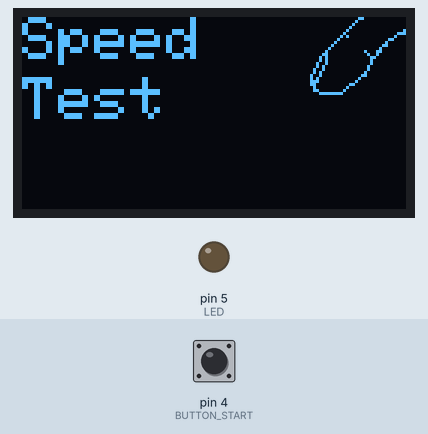
This sketch was run on a simulated Arduino Nano, built with avr-gcc and run on an emulated ATmega328P. Shown: 128×64 one-colour display, output pins drawn as LEDs (lit = HIGH). Inputs (shaded band) come from the test bench; at power-on: pin 4 (BUTTON_START) HIGH. Random numbers use the default seed unless the sketch sets one; what the sketch prints to the serial monitor is not drawn.

Above: at 4.4 s.
4.5 s: pin 4 (BUTTON_START) pulled LOW for 1 s
At 5.8 s:
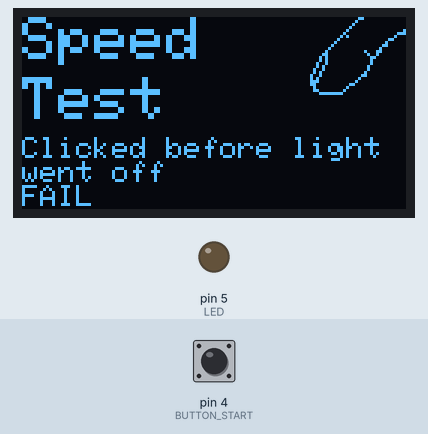
7.0 s: pin 4 (BUTTON_START) pulled LOW for 3.2 s
At 8.0 s:
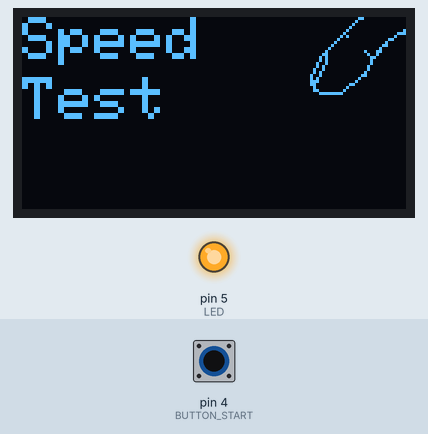
Timing chart, 0 to 11.7 s (numbered marks = the images above; inputs shaded):
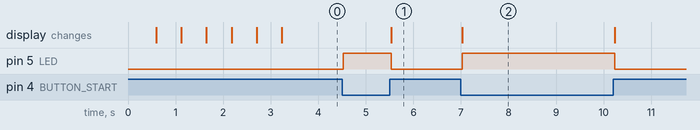

Measured:
- after the input at 4.5 s, pin 5 (LED): LOW → HIGH at once, → LOW 1.0 s later; the display: changes after 1.0 s (image 1)
- after the input at 7.0 s, pin 5 (LED): LOW → HIGH at once, → LOW 3.2 s later; the display: changes at once (image 2)

The sketch:

speed_game.ino
```cpp
#include <SPI.h>
#include <Wire.h>
#include <Adafruit_GFX.h>
#include <Adafruit_SSD1306.h>
#include "resources.h"

/**
   On Arduino Nano, the SDA (Data) and SCL (Clock) pins
   are mapped like so:
   SDA = A4
   SCL = A5

   This is the default used by Wire library


   Some of the code here, especially initialization is copied from
   Adafruit SSD1306 library example

*/

// *** Configuration ***
const int BUTTON_STOP = 3;
const int BUTTON_START = 4;
const int LED = 5;

#define PRESSED LOW


#define SCREEN_WIDTH 128 // OLED display width, in pixels
#define SCREEN_HEIGHT 64 // OLED display height, in pixels

// Declaration for an SSD1306 display connected to I2C (SDA, SCL pins)
#define OLED_RESET     -1 // Reset pin # (or -1 if sharing Arduino reset pin)
Adafruit_SSD1306 display(SCREEN_WIDTH, SCREEN_HEIGHT, &Wire, OLED_RESET);


// TODO: store in EEPROM
long best_time = -1;


void game_title() {
  display.setTextSize(2); // Draw 2X-scale text
  display.setTextColor(SSD1306_WHITE);
  display.setCursor(0, 0);
  display.println(F("Speed"));
  display.setCursor(0, 20);
  display.println(F("Test"));
}

void game_in_game_title() {
  game_title();
  display.drawBitmap(
    display.width() - finger_small_width, 0,
    finger_small, finger_small_width, finger_small_height, SSD1306_WHITE);

  if (best_time >=0) {
    // 0 shouldn't be possible, but still valid
    display.setTextSize(1);
    display.setTextColor(SSD1306_WHITE);
    display.setCursor(display.width() - finger_small_width, finger_small_height + 1);
    display.println(best_time);
  }
}

void opening_screen() {
  // Clear the buffer on start
  display.clearDisplay();

  int button_finger_spacing_y = 10;
  int button_finger_spacing_x = 10;

  int button_x = (display.width()  - (max(finger_width, button_width)) ) / 2;
  int button_y = (display.height() - (finger_height + button_height + button_finger_spacing_x)) / 2 +
                 finger_height + button_finger_spacing_y;

  int finger_x = (display.width()  - (max(finger_width, button_width)) ) / 2 + button_finger_spacing_x;
  int finger_y = (display.height() - (finger_height + button_height + button_finger_spacing_x)) / 2;


  for (int i = 0; i < 3; i++) {
    display.clearDisplay();

    game_title();
    display.drawBitmap(finger_x, finger_y, finger, finger_width, finger_height, SSD1306_WHITE);
    display.drawBitmap(button_x, button_y, button, button_width, button_height, SSD1306_WHITE);

    display.display();
    delay(500);

    display.clearDisplay();

    game_title();
    display.drawBitmap(finger_x, finger_y + button_finger_spacing_y + 1, finger, finger_width, finger_height, SSD1306_WHITE);
    display.drawBitmap(button_x, button_y, button, button_width, button_height, SSD1306_WHITE);
    display.display();
    delay(500);
  }

}

void report_reaction_screen(long reaction_time) {
  display.clearDisplay();
  game_in_game_title();

  display.setTextSize(1);
  display.setTextColor(SSD1306_WHITE);
  display.setCursor(0, 40);
  display.println(F("Reaction Time:"));
  //  display.setCursor(0, 51);

  char data[20];

  if (reaction_time > 1000) {
    // There's no %f in Arduino's print library
    int secs = reaction_time / 1000;
    int mss = reaction_time % 1000;

    sprintf(data, "%d.%04d s", secs, mss);
    display.println(data);
  } else {
    sprintf(data, "%d ms", reaction_time);
    display.println(data);
  }

  display.display();
}

void fail_screen() {
  display.clearDisplay();
  game_in_game_title();

  display.setTextSize(1);
  display.setTextColor(SSD1306_WHITE);
  display.setCursor(0, 40);
  display.println(F("Clicked before light went off"));
  display.println(F("FAIL"));

  display.display();
}

void start_game_screen() {
  display.clearDisplay();
  game_in_game_title();

  display.display();
}

void setup() {
  Serial.begin(9600);

  pinMode(LED, OUTPUT);
  pinMode(BUTTON_STOP, INPUT_PULLUP);
  pinMode(BUTTON_START, INPUT_PULLUP);

  // SSD1306_SWITCHCAPVCC = generate display voltage from 3.3V internally
  if (!display.begin(SSD1306_SWITCHCAPVCC, 0x3C)) { // Address 0x3D for 128x64
    Serial.println(F("SSD1306 allocation failed"));
    for (;;); // Don't proceed, loop forever
  }

  // show the opening theme
  opening_screen();
  start_game_screen();

}

bool pressed_state = false;
bool light_is_on = false;

void lights_on() {
  digitalWrite(LED, HIGH);
  light_is_on = true;
}

void lights_off() {
  digitalWrite(LED, LOW);
  light_is_on = false;
}

/**
   Starting with the light on
   After a random time:
   - turning the light off,
   - waiting for a button press
   - report the timer
   repeat
*/
void loop() {

  // init round variables
  int wait_with_light = random(10000) + 200;
  bool failed = false;

  Serial.print("--Starting round (");
  Serial.print(wait_with_light);
  Serial.println(")--");

  // wait for player to press on the start button
  while(digitalRead(BUTTON_START) != PRESSED) {
    // wait
  }
  Serial.println(" Starting the game");
  start_game_screen();

  long light_started = millis();
  lights_on();
  Serial.print(" lights on: ");
  Serial.println(light_started);
  while ((millis() - light_started) < wait_with_light) {
    int res = digitalRead(BUTTON_START);
    if (digitalRead(BUTTON_START) != PRESSED) {
      failed = true;
      fail_screen();
      break;
    }
  }

  lights_off();
  Serial.println("\n Lights off");

  if (!failed) {
    long reaction_start = millis();
    while (digitalRead(BUTTON_STOP) != PRESSED) {
      // do nothing, just loop
    }

    long reaction_time = millis() - reaction_start;
    report_reaction_screen(reaction_time);
    if (best_time < 0 || reaction_time < best_time) {
      best_time = reaction_time;
    }
  }
  delay(1000);
}
```

resources.h
```cpp
/**
 * Resources for speed game
 *
 * Includes images/graphics used in the game
 */

const unsigned int OPENING_WIDTH = 64;
const unsigned int OPENING_HEIGHT = 52;
static const unsigned char PROGMEM OPENING_BMP[] ={
  B00000000, B00000000, B00000000, B00000000, B00000001, B00000000, B00000000, B00000110,
  B00000000, B00000000, B00000000, B00000000, B00000010, B00000000, B00000000, B00000100,
  B00000000, B00000000, B00000000, B00000000, B00000100, B00000000, B00000000, B00001100,
  B00000000, B00000000, B00000000, B00000000, B00011000, B00000000, B00000000, B00011000,
  B00000000, B00000000, B00000000, B00000000, B00110000, B00000000, B00000000, B00110000,
  B00000000, B00000000, B00000000, B00000000, B01100000, B00000000, B00000000, B01100000,
  B00000000, B00000000, B00000000, B00000000, B11000000, B00000000, B00000000, B11000000,
  B00000000, B00000000, B00000000, B00000001, B10000000, B00000000, B00000000, B10000000,
  B00000000, B00000000, B00000000, B00000011, B00000000, B00000000, B00000001, B00000000,
  B00000000, B00000000, B00000000, B00000110, B00000000, B00000000, B00000011, B00000000,
  B00000000, B00000000, B00000000, B00001100, B00000000, B00000000, B00000110, B00000000,
  B00000000, B00000000, B00000000, B00011000, B00000000, B00000000, B00000100, B00000000,
  B00000000, B00000000, B00000000, B00010000, B00000000, B01000000, B00001100, B00000000,
  B00000000, B00000000, B00000000, B00100000, B00000000, B00000000, B00011000, B00000000,
  B00000000, B00000000, B00000000, B01000000, B00000000, B00001000, B00110000, B00000000,
  B00000000, B00000000, B00000000, B11000000, B00000000, B00000010, B00100000, B00000000,
  B00000000, B00000000, B00000001, B10000000, B00000000, B00000000, B01100000, B00000000,
  B00000000, B00000000, B00000011, B00000000, B00000000, B00000000, B11000000, B00000000,
  B00000000, B00000000, B00000110, B00000000, B00000000, B00000000, B10000000, B00000000,
  B00000000, B00000000, B00001100, B00000000, B00000000, B00000001, B10000000, B00000000,
  B00000000, B00000000, B00001100, B00000000, B00000000, B00000001, B00000000, B00000000,
  B00000000, B00000000, B00010110, B00000000, B00000000, B00000010, B00000000, B00000000,
  B00000000, B00000000, B00110010, B00000000, B00000000, B00000110, B00000000, B00000000,
  B00000000, B00000000, B00100010, B00000000, B00000000, B00000100, B00000000, B00000000,
  B00000000, B00000000, B01100110, B00000000, B00000000, B00001100, B00000000, B00000000,
  B00000000, B00000000, B11000100, B00000000, B00000000, B00011000, B00000000, B00000000,
  B00000000, B00000000, B10001000, B00000000, B00000000, B00010000, B00000000, B00000000,
  B00000000, B00000000, B10011000, B00000000, B00000000, B00110000, B00000000, B00000000,
  B00000000, B00000001, B00110000, B00000000, B00000000, B01100000, B00000000, B00000000,
  B00000000, B00000011, B00100000, B00000000, B00000000, B01000000, B00000000, B00000000,
  B00000000, B00000010, B01100000, B00000000, B00000000, B11000000, B00000000, B00000000,
  B00000000, B00000010, B11000000, B00000000, B00000001, B10000000, B00000000, B00000000,
  B00000000, B00000110, B10000000, B00000000, B00000011, B00000000, B00000000, B00000000,
  B00000000, B00000101, B10000000, B00000000, B00000110, B00000000, B00000000, B00000000,
  B00000000, B00000101, B00000000, B00000000, B00001100, B00000000, B00000000, B00000000,
  B00000000, B00000111, B00000000, B00000000, B00011000, B00000000, B00000000, B00000000,
  B00000000, B00000010, B00000000, B00000000, B01110000, B00000000, B00000000, B00000000,
  B00000000, B00000011, B00000000, B00000001, B11000000, B00000000, B00000000, B00000000,
  B00000000, B00000001, B10000000, B00000011, B00000000, B00000000, B00000000, B00000000,
  B00000000, B00000000, B11100000, B00001100, B00000000, B00000000, B00000000, B00000000,
  B00000000, B00000000, B00111111, B11110000, B00000000, B00000000, B00000000, B00000000,
  B00000000, B00000000, B00000000, B00000000, B00000000, B00000000, B00000000, B00000000,
  B00000000, B00000000, B00000000, B00000000, B00000000, B00000000, B00000000, B00000000,
  B00000000, B00000000, B00000000, B00000000, B00000000, B00000000, B00000000, B00000000,
  B00000000, B00000000, B00000000, B00000000, B00000000, B00000000, B00000000, B00000000,
  B00000000, B00000000, B00000000, B00000000, B00000000, B00000000, B00000000, B00000000,
  B00000000, B00000000, B00000000, B00000000, B00000000, B00000000, B00000000, B00000000,
  B00000000, B00011111, B11111111, B11110000, B00000000, B00000000, B00000000, B00000000,
  B00000000, B00111111, B11111111, B11111000, B00000000, B00000000, B00000000, B00000000,
  B00000000, B01100000, B00000000, B00001100, B00000000, B00000000, B00000000, B00000000,
  B00000000, B01000000, B00000000, B00000100, B00000000, B00000000, B00000000, B00000000,
  B11111111, B11111111, B11111111, B11111111, B11111110, B00000000, B00000000, B00000000
};


const unsigned int finger_width = 50;
const unsigned int finger_height = 41;
const unsigned char PROGMEM finger[] = {
  B00000000, B00000000, B00000000, B00100000, B00000000, B00000000, B11111111, B00000000,
  B00000000, B00000000, B01000000, B00000000, B00000000, B10111111, B00000000, B00000000,
  B00000000, B10000000, B00000000, B00000001, B10111111, B00000000, B00000000, B00000011,
  B00000000, B00000000, B00000011, B00111111, B00000000, B00000000, B00000110, B00000000,
  B00000000, B00000110, B00111111, B00000000, B00000000, B00001100, B00000000, B00000000,
  B00001100, B00111111, B00000000, B00000000, B00011000, B00000000, B00000000, B00011000,
  B00111111, B00000000, B00000000, B00110000, B00000000, B00000000, B00010000, B00111111,
  B00000000, B00000000, B01100000, B00000000, B00000000, B00100000, B00111111, B00000000,
  B00000000, B11000000, B00000000, B00000000, B01100000, B00111111, B00000000, B00000001,
  B10000000, B00000000, B00000000, B11000000, B00111111, B00000000, B00000011, B00000000,
  B00000000, B00000000, B10000000, B00111111, B00000000, B00000010, B00000000, B00001000,
  B00000001, B10000000, B00111111, B00000000, B00000100, B00000000, B00000000, B00000011,
  B00000000, B00111111, B00000000, B00001000, B00000000, B00000001, B00000110, B00000000,
  B00111111, B00000000, B00011000, B00000000, B00000000, B01000100, B00000000, B00111111,
  B00000000, B00110000, B00000000, B00000000, B00001100, B00000000, B00111111, B00000000,
  B01100000, B00000000, B00000000, B00011000, B00000000, B00111111, B00000000, B11000000,
  B00000000, B00000000, B00010000, B00000000, B00111111, B00000001, B10000000, B00000000,
  B00000000, B00110000, B00000000, B00111111, B00000001, B10000000, B00000000, B00000000,
  B00100000, B00000000, B00111111, B00000010, B11000000, B00000000, B00000000, B01000000,
  B00000000, B00111111, B00000110, B01000000, B00000000, B00000000, B11000000, B00000000,
  B00111111, B00000100, B01000000, B00000000, B00000000, B10000000, B00000000, B00111111,
  B00001100, B11000000, B00000000, B00000001, B10000000, B00000000, B00111111, B00011000,
  B10000000, B00000000, B00000011, B00000000, B00000000, B00111111, B00010001, B00000000,
  B00000000, B00000010, B00000000, B00000000, B00111111, B00010011, B00000000, B00000000,
  B00000110, B00000000, B00000000, B00111111, B00100110, B00000000, B00000000, B00001100,
  B00000000, B00000000, B00111111, B01100100, B00000000, B00000000, B00001000, B00000000,
  B00000000, B00111111, B01001100, B00000000, B00000000, B00011000, B00000000, B00000000,
  B00111111, B01011000, B00000000, B00000000, B00110000, B00000000, B00000000, B00111111,
  B11010000, B00000000, B00000000, B01100000, B00000000, B00000000, B00111111, B10110000,
  B00000000, B00000000, B11000000, B00000000, B00000000, B00111111, B10100000, B00000000,
  B00000001, B10000000, B00000000, B00000000, B00111111, B11100000, B00000000, B00000011,
  B00000000, B00000000, B00000000, B00111111, B01000000, B00000000, B00001110, B00000000,
  B00000000, B00000000, B00111111, B01100000, B00000000, B00111000, B00000000, B00000000,
  B00000000, B00111111, B00110000, B00000000, B01100000, B00000000, B00000000, B00000000,
  B00111111, B00011100, B00000001, B10000000, B00000000, B00000000, B00000000, B00111111,
  B00000111, B11111110, B00000000, B00000000, B00000000, B00000000, B00111111
};

const unsigned int button_width = 39;
const unsigned int button_height = 5;
const unsigned char PROGMEM button[] = {
B00000000, B00011111, B11111111, B11110000, B00000001, B00000000, B00111111, B11111111,
B11111000, B00000001, B00000000, B01100000, B00000000, B00001100, B00000001, B00000000,
B01000000, B00000000, B00000100, B00000001, B11111111, B11111111, B11111111, B11111111,
B11111111
};


const unsigned int finger_small_width = 32;
const unsigned int finger_small_height = 26;
const unsigned char PROGMEM finger_small[] = {
B00000000, B00000000, B11000000, B00000000, B00000000, B00000001, B00000000, B00000000,
B00000000, B00000010, B00000000, B00000000, B00000000, B00000100, B00000000, B00000000,
B00000000, B00001000, B00000000, B00000001, B00000000, B00010000, B00000000, B00000111,
B00000000, B00101000, B00000000, B00001000, B00000000, B01000000, B00000000, B00110000,
B00000000, B10000000, B00000000, B01000000, B00000001, B00000000, B00000000, B11000000,
B00000010, B00000000, B00000001, B00000000, B00000100, B00000000, B00100011, B00000000,
B00001100, B00000000, B00010010, B00000000, B00010100, B00000000, B00001100, B00000000,
B00010100, B00000000, B00001000, B00000000, B00100100, B00000000, B00001000, B00000000,
B00101000, B00000000, B00010000, B00000000, B01001000, B00000000, B00010000, B00000000,
B01010000, B00000000, B00100000, B00000000, B10010000, B00000000, B01100000, B00000000,
B10100000, B00000000, B10000000, B00000000, B11100000, B00000001, B00000000, B00000000,
B11000000, B00000110, B00000000, B00000000, B01000000, B00001000, B00000000, B00000000,
B01100000, B00010000, B00000000, B00000000, B00011111, B11100000, B00000000, B00000000
};
```
